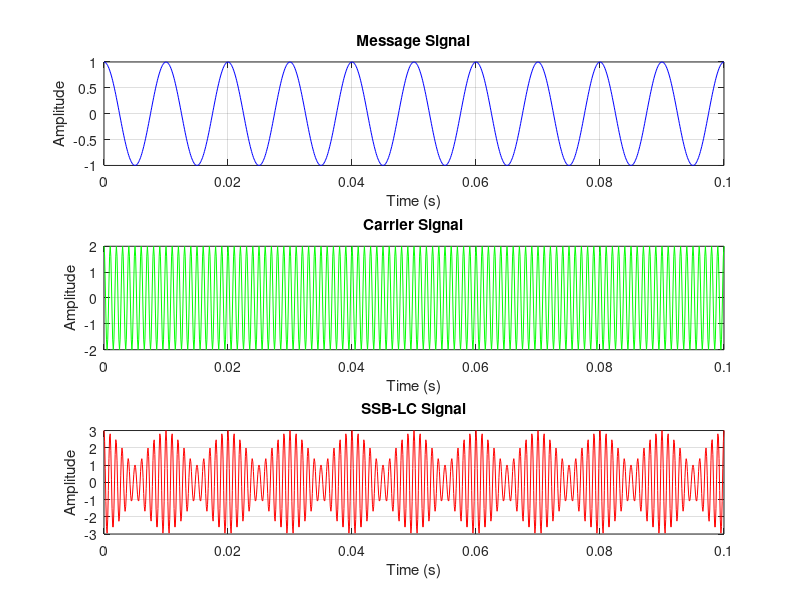

MATLAB code for this plot:
fs = 10000;
t = 0:1/fs:0.1;
fm = 100;
fc = 1000;
A = 1;
C = 2;

m = A * cos(2 * pi * fm * t);
carrier = C * cos(2 * pi * fc * t);
m_hilbert = imag(hilbert(m));

ssb_lc = carrier + m .* cos(2 * pi * fc * t) - m_hilbert .* sin(2 * pi * fc * t);

figure;
subplot(3,1,1);
plot(t, m, 'b');
title('Message Signal');
xlabel('Time (s)'); ylabel('Amplitude'); grid on;

subplot(3,1,2);
plot(t, carrier, 'g');
title('Carrier Signal');
xlabel('Time (s)'); ylabel('Amplitude'); grid on;

subplot(3,1,3);
plot(t, ssb_lc, 'r');
title('SSB-LC Signal');
xlabel('Time (s)'); ylabel('Amplitude'); grid on;
